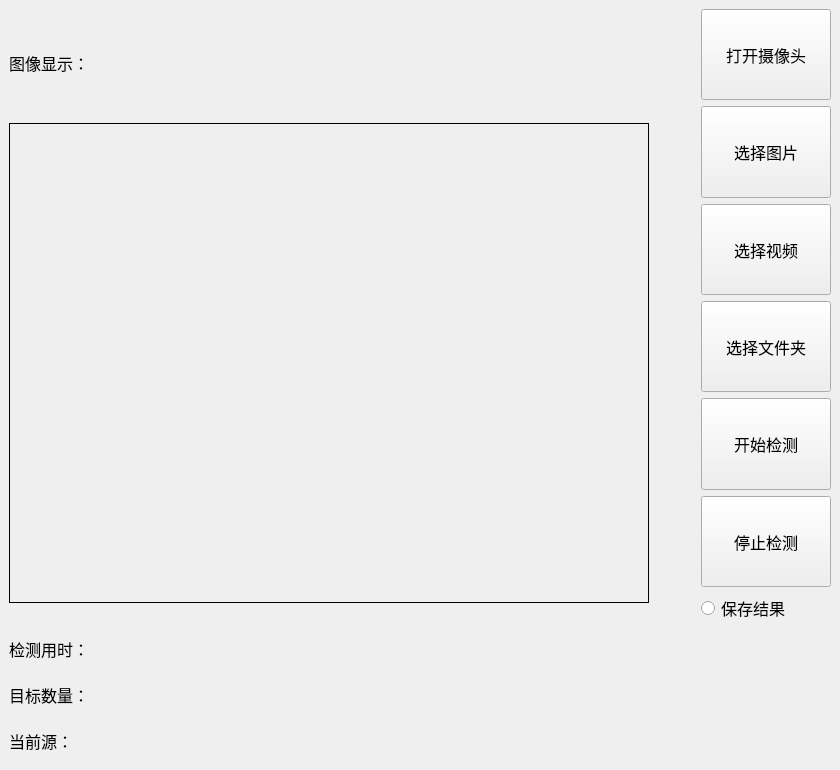
<?xml version="1.0" encoding="UTF-8"?>
<ui version="4.0">
 <class>MainWindow</class>
 <widget class="QMainWindow" name="MainWindow">
  <property name="geometry">
   <rect>
    <x>0</x>
    <y>0</y>
    <width>840</width>
    <height>770</height>
   </rect>
  </property>
  <property name="sizePolicy">
   <sizepolicy hsizetype="Fixed" vsizetype="Fixed">
    <horstretch>0</horstretch>
    <verstretch>0</verstretch>
   </sizepolicy>
  </property>
  <property name="windowTitle">
   <string>Garbage_detection</string>
  </property>
  <widget class="QWidget" name="centralwidget">
   <layout class="QGridLayout" name="gridLayout">
    <item row="0" column="0" rowspan="7" colspan="3">
     <layout class="QVBoxLayout" name="verticalLayout_3">
      <item>
       <widget class="QLabel" name="label_2">
        <property name="font">
         <font>
          <family>黑体</family>
          <pointsize>12</pointsize>
         </font>
        </property>
        <property name="text">
         <string>图像显示：</string>
        </property>
       </widget>
      </item>
      <item>
       <widget class="QLabel" name="label">
        <property name="sizePolicy">
         <sizepolicy hsizetype="Fixed" vsizetype="Fixed">
          <horstretch>0</horstretch>
          <verstretch>0</verstretch>
         </sizepolicy>
        </property>
        <property name="minimumSize">
         <size>
          <width>640</width>
          <height>480</height>
         </size>
        </property>
        <property name="frameShape">
         <enum>QFrame::Box</enum>
        </property>
        <property name="text">
         <string/>
        </property>
        <property name="margin">
         <number>-1</number>
        </property>
       </widget>
      </item>
      <item>
       <spacer name="horizontalSpacer_2">
        <property name="orientation">
         <enum>Qt::Horizontal</enum>
        </property>
        <property name="sizeHint" stdset="0">
         <size>
          <width>40</width>
          <height>20</height>
         </size>
        </property>
       </spacer>
      </item>
     </layout>
    </item>
    <item row="0" column="3">
     <widget class="QPushButton" name="pushButton_6">
      <property name="sizePolicy">
       <sizepolicy hsizetype="Fixed" vsizetype="Minimum">
        <horstretch>0</horstretch>
        <verstretch>0</verstretch>
       </sizepolicy>
      </property>
      <property name="minimumSize">
       <size>
        <width>130</width>
        <height>50</height>
       </size>
      </property>
      <property name="font">
       <font>
        <family>黑体</family>
        <pointsize>12</pointsize>
       </font>
      </property>
      <property name="text">
       <string>打开摄像头</string>
      </property>
     </widget>
    </item>
    <item row="1" column="3">
     <widget class="QPushButton" name="pushButton">
      <property name="sizePolicy">
       <sizepolicy hsizetype="Fixed" vsizetype="Minimum">
        <horstretch>0</horstretch>
        <verstretch>0</verstretch>
       </sizepolicy>
      </property>
      <property name="minimumSize">
       <size>
        <width>130</width>
        <height>50</height>
       </size>
      </property>
      <property name="font">
       <font>
        <family>黑体</family>
        <pointsize>12</pointsize>
       </font>
      </property>
      <property name="text">
       <string>选择图片</string>
      </property>
     </widget>
    </item>
    <item row="2" column="3">
     <widget class="QPushButton" name="pushButton_3">
      <property name="sizePolicy">
       <sizepolicy hsizetype="Fixed" vsizetype="Minimum">
        <horstretch>0</horstretch>
        <verstretch>0</verstretch>
       </sizepolicy>
      </property>
      <property name="minimumSize">
       <size>
        <width>130</width>
        <height>50</height>
       </size>
      </property>
      <property name="font">
       <font>
        <family>黑体</family>
        <pointsize>12</pointsize>
       </font>
      </property>
      <property name="text">
       <string>选择视频</string>
      </property>
     </widget>
    </item>
    <item row="3" column="3">
     <widget class="QPushButton" name="pushButton_2">
      <property name="sizePolicy">
       <sizepolicy hsizetype="Fixed" vsizetype="Minimum">
        <horstretch>0</horstretch>
        <verstretch>0</verstretch>
       </sizepolicy>
      </property>
      <property name="minimumSize">
       <size>
        <width>130</width>
        <height>50</height>
       </size>
      </property>
      <property name="font">
       <font>
        <family>黑体</family>
        <pointsize>12</pointsize>
       </font>
      </property>
      <property name="text">
       <string>选择文件夹</string>
      </property>
     </widget>
    </item>
    <item row="4" column="3">
     <widget class="QPushButton" name="pushButton_4">
      <property name="sizePolicy">
       <sizepolicy hsizetype="Minimum" vsizetype="Minimum">
        <horstretch>0</horstretch>
        <verstretch>0</verstretch>
       </sizepolicy>
      </property>
      <property name="minimumSize">
       <size>
        <width>130</width>
        <height>50</height>
       </size>
      </property>
      <property name="font">
       <font>
        <family>黑体</family>
        <pointsize>12</pointsize>
       </font>
      </property>
      <property name="text">
       <string>开始检测</string>
      </property>
     </widget>
    </item>
    <item row="5" column="3">
     <widget class="QPushButton" name="pushButton_5">
      <property name="sizePolicy">
       <sizepolicy hsizetype="Minimum" vsizetype="Minimum">
        <horstretch>0</horstretch>
        <verstretch>0</verstretch>
       </sizepolicy>
      </property>
      <property name="minimumSize">
       <size>
        <width>130</width>
        <height>50</height>
       </size>
      </property>
      <property name="font">
       <font>
        <family>黑体</family>
        <pointsize>12</pointsize>
       </font>
      </property>
      <property name="text">
       <string>停止检测</string>
      </property>
     </widget>
    </item>
    <item row="6" column="3">
     <widget class="QRadioButton" name="radioButton">
      <property name="font">
       <font>
        <family>黑体</family>
        <pointsize>12</pointsize>
       </font>
      </property>
      <property name="text">
       <string>保存结果</string>
      </property>
     </widget>
    </item>
    <item row="7" column="0">
     <layout class="QVBoxLayout" name="verticalLayout">
      <item>
       <widget class="QLabel" name="label_3">
        <property name="sizePolicy">
         <sizepolicy hsizetype="Minimum" vsizetype="Minimum">
          <horstretch>0</horstretch>
          <verstretch>0</verstretch>
         </sizepolicy>
        </property>
        <property name="minimumSize">
         <size>
          <width>110</width>
          <height>40</height>
         </size>
        </property>
        <property name="font">
         <font>
          <family>黑体</family>
          <pointsize>12</pointsize>
         </font>
        </property>
        <property name="text">
         <string>检测用时：</string>
        </property>
       </widget>
      </item>
      <item>
       <widget class="QLabel" name="label_4">
        <property name="sizePolicy">
         <sizepolicy hsizetype="Minimum" vsizetype="Minimum">
          <horstretch>0</horstretch>
          <verstretch>0</verstretch>
         </sizepolicy>
        </property>
        <property name="minimumSize">
         <size>
          <width>110</width>
          <height>40</height>
         </size>
        </property>
        <property name="font">
         <font>
          <family>黑体</family>
          <pointsize>12</pointsize>
         </font>
        </property>
        <property name="text">
         <string>目标数量：</string>
        </property>
       </widget>
      </item>
      <item>
       <widget class="QLabel" name="label_7">
        <property name="sizePolicy">
         <sizepolicy hsizetype="Minimum" vsizetype="Minimum">
          <horstretch>0</horstretch>
          <verstretch>0</verstretch>
         </sizepolicy>
        </property>
        <property name="minimumSize">
         <size>
          <width>110</width>
          <height>40</height>
         </size>
        </property>
        <property name="font">
         <font>
          <family>黑体</family>
          <pointsize>12</pointsize>
         </font>
        </property>
        <property name="text">
         <string>当前源：</string>
        </property>
       </widget>
      </item>
     </layout>
    </item>
    <item row="7" column="1">
     <layout class="QVBoxLayout" name="verticalLayout_2">
      <item>
       <widget class="QLabel" name="label_5">
        <property name="sizePolicy">
         <sizepolicy hsizetype="Fixed" vsizetype="Fixed">
          <horstretch>0</horstretch>
          <verstretch>0</verstretch>
         </sizepolicy>
        </property>
        <property name="minimumSize">
         <size>
          <width>500</width>
          <height>40</height>
         </size>
        </property>
        <property name="font">
         <font>
          <family>黑体</family>
          <pointsize>12</pointsize>
         </font>
        </property>
        <property name="frameShape">
         <enum>QFrame::NoFrame</enum>
        </property>
        <property name="text">
         <string/>
        </property>
        <property name="margin">
         <number>-1</number>
        </property>
       </widget>
      </item>
      <item>
       <widget class="QLabel" name="label_6">
        <property name="sizePolicy">
         <sizepolicy hsizetype="Fixed" vsizetype="Fixed">
          <horstretch>0</horstretch>
          <verstretch>0</verstretch>
         </sizepolicy>
        </property>
        <property name="minimumSize">
         <size>
          <width>500</width>
          <height>40</height>
         </size>
        </property>
        <property name="font">
         <font>
          <family>黑体</family>
          <pointsize>12</pointsize>
         </font>
        </property>
        <property name="frameShape">
         <enum>QFrame::NoFrame</enum>
        </property>
        <property name="text">
         <string/>
        </property>
        <property name="margin">
         <number>-1</number>
        </property>
       </widget>
      </item>
      <item>
       <widget class="QLabel" name="label_8">
        <property name="sizePolicy">
         <sizepolicy hsizetype="Fixed" vsizetype="Fixed">
          <horstretch>0</horstretch>
          <verstretch>0</verstretch>
         </sizepolicy>
        </property>
        <property name="minimumSize">
         <size>
          <width>500</width>
          <height>40</height>
         </size>
        </property>
        <property name="font">
         <font>
          <family>黑体</family>
          <pointsize>12</pointsize>
         </font>
        </property>
        <property name="frameShape">
         <enum>QFrame::NoFrame</enum>
        </property>
        <property name="text">
         <string/>
        </property>
        <property name="margin">
         <number>-1</number>
        </property>
       </widget>
      </item>
     </layout>
    </item>
    <item row="7" column="2">
     <spacer name="horizontalSpacer">
      <property name="orientation">
       <enum>Qt::Horizontal</enum>
      </property>
      <property name="sizeHint" stdset="0">
       <size>
        <width>440</width>
        <height>20</height>
       </size>
      </property>
     </spacer>
    </item>
   </layout>
  </widget>
 </widget>
 <resources/>
 <connections/>
</ui>
